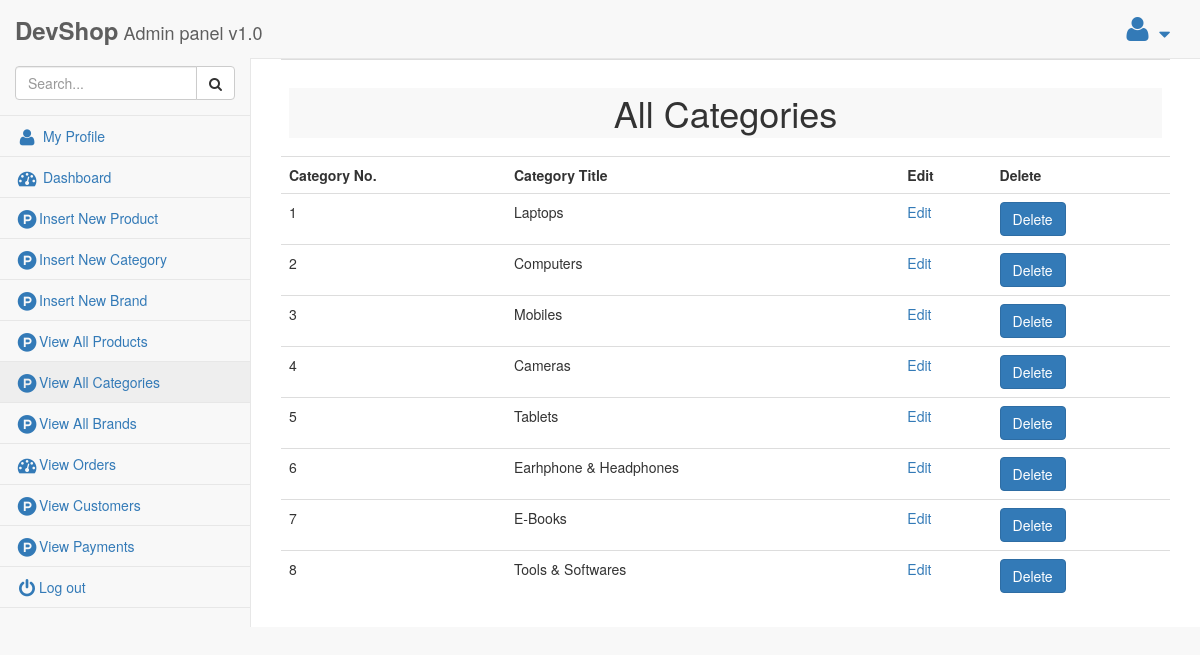
The page /admin/view_all_categories.php (signed in) on the database its author committed.
### tables this page shows
CREATE TABLE `categories` (
  `cat_id` int(10) NOT NULL,
  `cat_title` text NOT NULL
);

### admin/view_all_categories.php (the view, shortened to what this page needs)
<?php
    include('../includes/connection.php');
?>
<!DOCTYPE html>
<html lang="en">
<head>
    <?php include('includes/head_items.php');?>
</head>
<body>
<div id="wrapper">
    <?php include('includes/nav_sidebar.php');?>
    <div id="page-wrapper"  id="content_div">
        <div>
            <table class="table">
                <tr>
                    <th colspan="8"><center>
                        <h1 style="background:#f8f8f8;padding:5px;">All Categories</h1>
                    </center></th>
                </tr>
                <tr>
                    <th>Category No.</th>
                    <th>Category Title</th>
                    <th>Edit</th>
                    <th>Delete</th>
                </tr>
                <?php
                    $get_cat=mysqli_query($con,"SELECT * FROM categories");
                    $p_no=1;
                    while($CAT=mysqli_fetch_array($get_cat)){
                ?>
                <tr>
                    <td><?php echo $p_no; $p_no++;?></td>
                    <td><?=$CAT['cat_title'];?></td>
                    <td><a href="edit_category.php?edit_id=<?=$CAT['cat_id'];?>">Edit</a></td>
                    <td><a href="delete_category.php?del_id=<?=$CAT['cat_id'];?>"><button class="btn btn-primary">Delete</button></a></td>
                </tr>
                <?php } ?>
            </table>
        </div>
    </div>
</div>
</body>
</html>

### admin/asset/css/admin_style.css (style rules this page uses)
body { background-color: #f8f8f8; }
#wrapper { width: 100%; }
#page-wrapper { padding: 0 15px; min-height: 568px; background-color: white; }
@media (min-width: 768px) { #page-wrapper { position: inherit; margin: 0 0 0 250px; padding: 0 30px; border-left: 1px solid #e7e7e7; } }

### rows shown on the page
categories: cat_title "Laptops"
categories: cat_title "Computers"
categories: cat_title "Mobiles"
categories: cat_title "Cameras"
categories: cat_title "Tablets"
categories: cat_title "Earhphone & Headphones"
categories: cat_title "E-Books"
categories: cat_title "Tools & Softwares"
